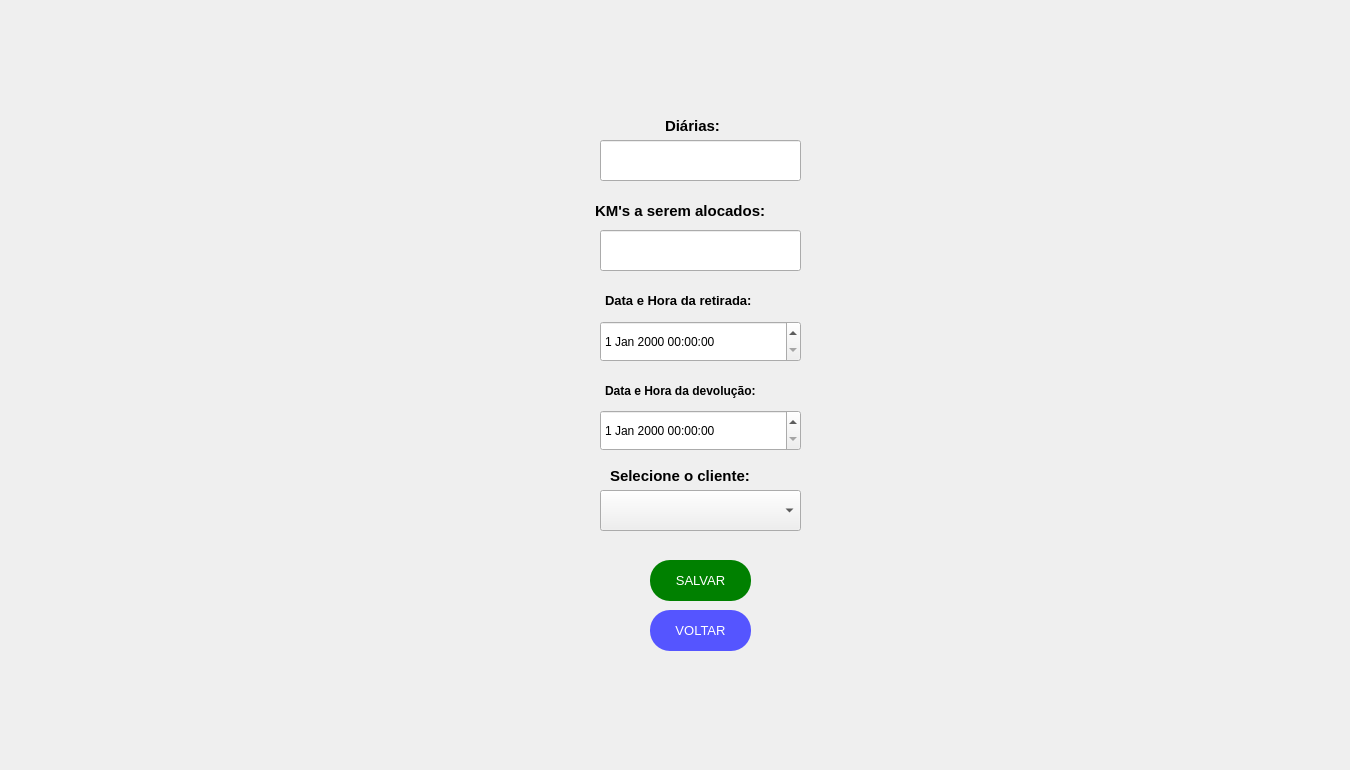
  <widget class="QWidget" name="centralwidget">
   <widget class="QPushButton" name="compasst2">
    <property name="geometry">
     <rect>
      <x>40</x>
      <y>20</y>
      <width>501</width>
      <height>311</height>
     </rect>
    </property>
    <property name="palette">
     <palette>
      <active>
       <colorrole role="WindowText">
        <brush brushstyle="SolidPattern">
         <color alpha="255">
          <red>170</red>
          <green>85</green>
          <blue>0</blue>
         </color>
        </brush>
       </colorrole>
       <colorrole role="Text">
        <brush brushstyle="SolidPattern">
         <color alpha="255">
          <red>0</red>
          <green>0</green>
          <blue>0</blue>
         </color>
        </brush>
       </colorrole>
       <colorrole role="BrightText">
        <brush brushstyle="SolidPattern">
         <color alpha="255">
          <red>203</red>
          <green>255</green>
          <blue>80</blue>
         </color>
        </brush>
       </colorrole>
       <colorrole role="ButtonText">
        <brush brushstyle="SolidPattern">
         <color alpha="255">
          <red>57</red>
          <green>87</green>
          <blue>255</blue>
         </color>
        </brush>
       </colorrole>
       <colorrole role="ToolTipBase">
        <brush brushstyle="SolidPattern">
         <color alpha="255">
          <red>255</red>
          <green>255</green>
          <blue>0</blue>
         </color>
        </brush>
       </colorrole>
       <colorrole role="PlaceholderText">
        <brush brushstyle="SolidPattern">
         <color alpha="128">
          <red>0</red>
          <green>0</green>
          <blue>0</blue>
         </color>
        </brush>
       </colorrole>
      </active>
      <inactive>
       <colorrole role="WindowText">
        <brush brushstyle="SolidPattern">
         <color alpha="255">
          <red>170</red>
          <green>85</green>
          <blue>0</blue>
         </color>
        </brush>
       </colorrole>
       <colorrole role="Text">
        <brush brushstyle="SolidPattern">
         <color alpha="255">
          <red>0</red>
          <green>0</green>
          <blue>0</blue>
         </color>
        </brush>
       </colorrole>
       <colorrole role="BrightText">
        <brush brushstyle="SolidPattern">
         <color alpha="255">
          <red>203</red>
          <green>255</green>
          <blue>80</blue>
         </color>
        </brush>
       </colorrole>
       <colorrole role="ButtonText">
        <brush brushstyle="SolidPattern">
         <color alpha="255">
          <red>57</red>
          <green>87</green>
          <blue>255</blue>
         </color>
        </brush>
       </colorrole>
       <colorrole role="ToolTipBase">
        <brush brushstyle="SolidPattern">
         <color alpha="255">
          <red>255</red>
          <green>255</green>
          <blue>0</blue>
         </color>
        </brush>
       </colorrole>
       <colorrole role="PlaceholderText">
        <brush brushstyle="SolidPattern">
         <color alpha="128">
          <red>0</red>
          <green>0</green>
          <blue>0</blue>
         </color>
        </brush>
       </colorrole>
      </inactive>
      <disabled>
       <colorrole role="WindowText">
        <brush brushstyle="SolidPattern">
         <color alpha="255">
          <red>4</red>
          <green>15</green>
          <blue>30</blue>
         </color>
        </brush>
       </colorrole>
       <colorrole role="Text">
        <brush brushstyle="SolidPattern">
         <color alpha="255">
          <red>120</red>
          <green>120</green>
          <blue>120</blue>
         </color>
        </brush>
       </colorrole>
       <colorrole role="BrightText">
        <brush brushstyle="SolidPattern">
         <color alpha="255">
          <red>203</red>
          <green>255</green>
          <blue>80</blue>
         </color>
        </brush>
       </colorrole>
       <colorrole role="ButtonText">
        <brush brushstyle="SolidPattern">
         <color alpha="255">
          <red>120</red>
          <green>120</green>
          <blue>120</blue>
         </color>
        </brush>
       </colorrole>
       <colorrole role="ToolTipBase">
        <brush brushstyle="SolidPattern">
         <color alpha="255">
          <red>255</red>
          <green>255</green>
          <blue>0</blue>
         </color>
        </brush>
       </colorrole>
       <colorrole role="PlaceholderText">
        <brush brushstyle="SolidPattern">
         <color alpha="128">
          <red>0</red>
          <green>0</green>
          <blue>0</blue>
         </color>
        </brush>
       </colorrole>
      </disabled>
     </palette>
    </property>
    <property name="font">
     <font>
      <family>Arial</family>
      <weight>75</weight>
      <bold>true</bold>
     </font>
    </property>
    <property name="contextMenuPolicy">
     <enum>Qt::CustomContextMenu</enum>
    </property>
    <property name="text">
     <string/>
    </property>
    <property name="icon">
     <iconset>
      <normaloff>../Imagens/5-Compass(T2).png</normaloff>../Imagens/5-Compass(T2).png</iconset>
    </property>
    <property name="iconSize">
     <size>
      <width>492</width>
      <height>456</height>
     </size>
    </property>
    <property name="checkable">
     <bool>false</bool>
    </property>
    <property name="autoRepeat">
     <bool>false</bool>
    </property>
    <property name="autoExclusive">
     <bool>false</bool>
    </property>
    <property name="autoDefault">
     <bool>false</bool>
    </property>
    <property name="default">
     <bool>false</bool>
    </property>
    <property name="flat">
     <bool>true</bool>
    </property>
   </widget>
   <widget class="QLabel" name="logoT4">
    <property name="enabled">
     <bool>true</bool>
    </property>
    <property name="geometry">
     <rect>
      <x>1110</x>
      <y>530</y>
      <width>231</width>
      <height>231</height>
     </rect>
    </property>
    <property name="toolTip">
     <string>&lt;html&gt;&lt;head/&gt;&lt;body&gt;&lt;p align=&quot;center&quot;&gt;&lt;br/&gt;&lt;/p&gt;&lt;/body&gt;&lt;/html&gt;</string>
    </property>
    <property name="whatsThis">
     <string>&lt;html&gt;&lt;head/&gt;&lt;body&gt;&lt;p align=&quot;center&quot;&gt;&lt;br/&gt;&lt;/p&gt;&lt;/body&gt;&lt;/html&gt;</string>
    </property>
    <property name="autoFillBackground">
     <bool>false</bool>
    </property>
    <property name="styleSheet">
     <string notr="true"/>
    </property>
    <property name="text">
     <string/>
    </property>
    <property name="pixmap">
     <pixmap>../Logos/LOGO2.png</pixmap>
    </property>
    <property name="scaledContents">
     <bool>true</bool>
    </property>
    <property name="wordWrap">
     <bool>false</bool>
    </property>
   </widget>
   <widget class="QComboBox" name="datacli_compass_2">
    <property name="geometry">
     <rect>
      <x>600</x>
      <y>490</y>
      <width>201</width>
      <height>41</height>
     </rect>
    </property>
   </widget>
   <widget class="QLabel" name="datade_compass">
    <property name="geometry">
     <rect>
      <x>605</x>
      <y>370</y>
      <width>191</width>
      <height>41</height>
     </rect>
    </property>
    <property name="font">
     <font>
      <family>Arial</family>
      <pointsize>9</pointsize>
      <weight>75</weight>
      <bold>true</bold>
     </font>
    </property>
    <property name="text">
     <string>Data e Hora da devolução:</string>
    </property>
   </widget>
   <widget class="QLabel" name="datacli_compass">
    <property name="geometry">
     <rect>
      <x>610</x>
      <y>460</y>
      <width>181</width>
      <height>31</height>
     </rect>
    </property>
    <property name="font">
     <font>
      <family>Arial</family>
      <pointsize>11</pointsize>
      <weight>75</weight>
      <bold>true</bold>
     </font>
    </property>
    <property name="text">
     <string>Selecione o cliente:</string>
    </property>
   </widget>
   <widget class="QLabel" name="kmsalocados_compass">
    <property name="geometry">
     <rect>
      <x>595</x>
      <y>185</y>
      <width>211</width>
      <height>51</height>
     </rect>
    </property>
    <property name="font">
     <font>
      <family>Arial</family>
      <pointsize>11</pointsize>
      <weight>75</weight>
      <bold>true</bold>
     </font>
    </property>
    <property name="text">
     <string>KM's a serem alocados:</string>
    </property>
   </widget>
   <widget class="QLineEdit" name="kmspace_compass">
    <property name="geometry">
     <rect>
      <x>600</x>
      <y>230</y>
      <width>201</width>
      <height>41</height>
     </rect>
    </property>
    <property name="font">
     <font>
      <pointsize>8</pointsize>
     </font>
    </property>
    <property name="styleSheet">
     <string notr="true">color: rgb(0, 0, 0);</string>
    </property>
    <property name="echoMode">
     <enum>QLineEdit::Password</enum>
    </property>
   </widget>
   <widget class="QDateTimeEdit" name="datare_compass_2">
    <property name="geometry">
     <rect>
      <x>600</x>
      <y>321</y>
      <width>201</width>
      <height>41</height>
     </rect>
    </property>
    <property name="styleSheet">
     <string notr="true">QDateTime{rgb(0, 0, 0)}</string>
    </property>
   </widget>
   <widget class="QPushButton" name="confirmar_compass">
    <property name="geometry">
     <rect>
      <x>645</x>
      <y>550</y>
      <width>111</width>
      <height>51</height>
     </rect>
    </property>
    <property name="palette">
     <palette>
      <active>
       <colorrole role="WindowText">
        <brush brushstyle="SolidPattern">
         <color alpha="255">
          <red>170</red>
          <green>85</green>
          <blue>0</blue>
         </color>
        </brush>
       </colorrole>
       <colorrole role="Text">
        <brush brushstyle="SolidPattern">
         <color alpha="255">
          <red>0</red>
          <green>0</green>
          <blue>0</blue>
         </color>
        </brush>
       </colorrole>
       <colorrole role="BrightText">
        <brush brushstyle="SolidPattern">
         <color alpha="255">
          <red>203</red>
          <green>255</green>
          <blue>80</blue>
         </color>
        </brush>
       </colorrole>
       <colorrole role="ButtonText">
        <brush brushstyle="SolidPattern">
         <color alpha="255">
          <red>57</red>
          <green>87</green>
          <blue>255</blue>
         </color>
        </brush>
       </colorrole>
       <colorrole role="ToolTipBase">
        <brush brushstyle="SolidPattern">
         <color alpha="255">
          <red>255</red>
          <green>255</green>
          <blue>0</blue>
         </color>
        </brush>
       </colorrole>
       <colorrole role="PlaceholderText">
        <brush brushstyle="SolidPattern">
         <color alpha="128">
          <red>0</red>
          <green>0</green>
          <blue>0</blue>
         </color>
        </brush>
       </colorrole>
      </active>
      <inactive>
       <colorrole role="WindowText">
        <brush brushstyle="SolidPattern">
         <color alpha="255">
          <red>170</red>
          <green>85</green>
          <blue>0</blue>
         </color>
        </brush>
       </colorrole>
       <colorrole role="Text">
        <brush brushstyle="SolidPattern">
         <color alpha="255">
          <red>0</red>
          <green>0</green>
          <blue>0</blue>
         </color>
        </brush>
       </colorrole>
       <colorrole role="BrightText">
        <brush brushstyle="SolidPattern">
         <color alpha="255">
          <red>203</red>
          <green>255</green>
          <blue>80</blue>
         </color>
        </brush>
       </colorrole>
       <colorrole role="ButtonText">
        <brush brushstyle="SolidPattern">
         <color alpha="255">
          <red>57</red>
          <green>87</green>
          <blue>255</blue>
         </color>
        </brush>
       </colorrole>
       <colorrole role="ToolTipBase">
        <brush brushstyle="SolidPattern">
         <color alpha="255">
          <red>255</red>
          <green>255</green>
          <blue>0</blue>
         </color>
        </brush>
       </colorrole>
       <colorrole role="PlaceholderText">
        <brush brushstyle="SolidPattern">
         <color alpha="128">
          <red>0</red>
          <green>0</green>
          <blue>0</blue>
         </color>
        </brush>
       </colorrole>
      </inactive>
      <disabled>
       <colorrole role="WindowText">
        <brush brushstyle="SolidPattern">
         <color alpha="255">
          <red>4</red>
          <green>15</green>
          <blue>30</blue>
         </color>
        </brush>
       </colorrole>
       <colorrole role="Text">
        <brush brushstyle="SolidPattern">
         <color alpha="255">
          <red>120</red>
          <green>120</green>
          <blue>120</blue>
         </color>
        </brush>
       </colorrole>
       <colorrole role="BrightText">
        <brush brushstyle="SolidPattern">
         <color alpha="255">
          <red>203</red>
          <green>255</green>
          <blue>80</blue>
         </color>
        </brush>
       </colorrole>
       <colorrole role="ButtonText">
        <brush brushstyle="SolidPattern">
         <color alpha="255">
          <red>120</red>
          <green>120</green>
          <blue>120</blue>
         </color>
        </brush>
       </colorrole>
       <colorrole role="ToolTipBase">
        <brush brushstyle="SolidPattern">
         <color alpha="255">
          <red>255</red>
          <green>255</green>
          <blue>0</blue>
         </color>
        </brush>
       </colorrole>
       <colorrole role="PlaceholderText">
        <brush brushstyle="SolidPattern">
         <color alpha="128">
          <red>0</red>
          <green>0</green>
          <blue>0</blue>
         </color>
        </brush>
       </colorrole>
      </disabled>
     </palette>
    </property>
    <property name="font">
     <font>
      <family>Arial</family>
      <weight>75</weight>
      <bold>true</bold>
     </font>
    </property>
    <property name="contextMenuPolicy">
     <enum>Qt::CustomContextMenu</enum>
    </property>
    <property name="text">
     <string/>
    </property>
    <property name="icon">
     <iconset>
      <normaloff>Imagens/CONFIRMAR.png</normaloff>Imagens/CONFIRMAR.png</iconset>
    </property>
    <property name="iconSize">
     <size>
      <width>96</width>
      <height>100</height>
     </size>
    </property>
    <property name="checkable">
     <bool>false</bool>
    </property>
    <property name="autoRepeat">
     <bool>false</bool>
    </property>
    <property name="autoExclusive">
     <bool>false</bool>
    </property>
    <property name="autoDefault">
     <bool>false</bool>
    </property>
    <property name="default">
     <bool>false</bool>
    </property>
    <property name="flat">
     <bool>true</bool>
    </property>
   </widget>
   <widget class="QLabel" name="diarias_compass">
    <property name="geometry">
     <rect>
      <x>665</x>
      <y>110</y>
      <width>71</width>
      <height>31</height>
     </rect>
    </property>
    <property name="font">
     <font>
      <family>Arial</family>
      <pointsize>11</pointsize>
      <weight>75</weight>
      <bold>true</bold>
     </font>
    </property>
    <property name="text">
     <string>Diárias:</string>
    </property>
   </widget>
   <widget class="QLabel" name="datare_compass">
    <property name="geometry">
     <rect>
      <x>605</x>
      <y>280</y>
      <width>191</width>
      <height>41</height>
     </rect>
    </property>
    <property name="font">
     <font>
      <family>Arial</family>
      <pointsize>10</pointsize>
      <weight>75</weight>
      <bold>true</bold>
     </font>
    </property>
    <property name="text">
     <string>Data e Hora da retirada:</string>
    </property>
   </widget>
   <widget class="QLineEdit" name="diariaspace_compass">
    <property name="geometry">
     <rect>
      <x>600</x>
      <y>140</y>
      <width>201</width>
      <height>41</height>
     </rect>
    </property>
    <property name="font">
     <font>
      <pointsize>8</pointsize>
     </font>
    </property>
    <property name="styleSheet">
     <string notr="true">color: rgb(0, 0, 0);</string>
    </property>
   </widget>
   <widget class="QDateTimeEdit" name="datade_compass_2">
    <property name="geometry">
     <rect>
      <x>600</x>
      <y>410</y>
      <width>201</width>
      <height>41</height>
     </rect>
    </property>
    <property name="styleSheet">
     <string notr="true">QDateTime{rgb(0, 0, 0)}</string>
    </property>
   </widget>
   <widget class="QPushButton" name="salvar_1">
    <property name="geometry">
     <rect>
      <x>650</x>
      <y>560</y>
      <width>101</width>
      <height>41</height>
     </rect>
    </property>
    <property name="palette">
     <palette>
      <active>
       <colorrole role="WindowText">
        <brush brushstyle="SolidPattern">
         <color alpha="255">
          <red>255</red>
          <green>255</green>
          <blue>255</blue>
         </color>
        </brush>
       </colorrole>
       <colorrole role="Button">
        <brush brushstyle="SolidPattern">
         <color alpha="255">
          <red>0</red>
          <green>128</green>
          <blue>0</blue>
         </color>
        </brush>
       </colorrole>
       <colorrole role="Text">
        <brush brushstyle="SolidPattern">
         <color alpha="255">
          <red>255</red>
          <green>255</green>
          <blue>255</blue>
         </color>
        </brush>
       </colorrole>
       <colorrole role="BrightText">
        <brush brushstyle="SolidPattern">
         <color alpha="255">
          <red>203</red>
          <green>255</green>
          <blue>80</blue>
         </color>
        </brush>
       </colorrole>
       <colorrole role="ButtonText">
        <brush brushstyle="SolidPattern">
         <color alpha="255">
          <red>255</red>
          <green>255</green>
          <blue>255</blue>
         </color>
        </brush>
       </colorrole>
       <colorrole role="Base">
        <brush brushstyle="SolidPattern">
         <color alpha="255">
          <red>0</red>
          <green>128</green>
          <blue>0</blue>
         </color>
        </brush>
       </colorrole>
       <colorrole role="Window">
        <brush brushstyle="SolidPattern">
         <color alpha="255">
          <red>0</red>
          <green>128</green>
          <blue>0</blue>
         </color>
        </brush>
       </colorrole>
       <colorrole role="ToolTipBase">
        <brush brushstyle="SolidPattern">
         <color alpha="255">
          <red>255</red>
          <green>255</green>
          <blue>0</blue>
         </color>
        </brush>
       </colorrole>
       <colorrole role="PlaceholderText">
        <brush brushstyle="SolidPattern">
         <color alpha="128">
          <red>0</red>
          <green>0</green>
          <blue>0</blue>
         </color>
        </brush>
       </colorrole>
      </active>
      <inactive>
       <colorrole role="WindowText">
        <brush brushstyle="SolidPattern">
         <color alpha="255">
          <red>255</red>
          <green>255</green>
          <blue>255</blue>
         </color>
        </brush>
       </colorrole>
       <colorrole role="Button">
        <brush brushstyle="SolidPattern">
         <color alpha="255">
          <red>0</red>
          <green>128</green>
          <blue>0</blue>
         </color>
        </brush>
       </colorrole>
       <colorrole role="Text">
        <brush brushstyle="SolidPattern">
         <color alpha="255">
          <red>255</red>
          <green>255</green>
          <blue>255</blue>
         </color>
        </brush>
       </colorrole>
       <colorrole role="BrightText">
        <brush brushstyle="SolidPattern">
         <color alpha="255">
          <red>203</red>
          <green>255</green>
          <blue>80</blue>
         </color>
        </brush>
       </colorrole>
       <colorrole role="ButtonText">
        <brush brushstyle="SolidPattern">
         <color alpha="255">
          <red>255</red>
          <green>255</green>
          <blue>255</blue>
         </color>
        </brush>
       </colorrole>
       <colorrole role="Base">
        <brush brushstyle="SolidPattern">
         <color alpha="255">
          <red>0</red>
          <green>128</green>
          <blue>0</blue>
         </color>
        </brush>
       </colorrole>
       <colorrole role="Window">
        <brush brushstyle="SolidPattern">
         <color alpha="255">
          <red>0</red>
          <green>128</green>
          <blue>0</blue>
         </color>
        </brush>
       </colorrole>
       <colorrole role="ToolTipBase">
        <brush brushstyle="SolidPattern">
         <color alpha="255">
          <red>255</red>
          <green>255</green>
          <blue>0</blue>
         </color>
        </brush>
       </colorrole>
       <colorrole role="PlaceholderText">
        <brush brushstyle="SolidPattern">
         <color alpha="128">
          <red>0</red>
          <green>0</green>
          <blue>0</blue>
         </color>
        </brush>
       </colorrole>
      </inactive>
      <disabled>
       <colorrole role="WindowText">
        <brush brushstyle="SolidPattern">
         <color alpha="255">
          <red>255</red>
          <green>255</green>
          <blue>255</blue>
         </color>
        </brush>
       </colorrole>
       <colorrole role="Button">
        <brush brushstyle="SolidPattern">
         <color alpha="255">
          <red>0</red>
          <green>128</green>
          <blue>0</blue>
         </color>
        </brush>
       </colorrole>
       <colorrole role="Text">
        <brush brushstyle="SolidPattern">
         <color alpha="255">
          <red>255</red>
          <green>255</green>
          <blue>255</blue>
         </color>
        </brush>
       </colorrole>
       <colorrole role="BrightText">
        <brush brushstyle="SolidPattern">
         <color alpha="255">
          <red>203</red>
          <green>255</green>
          <blue>80</blue>
         </color>
        </brush>
       </colorrole>
       <colorrole role="ButtonText">
        <brush brushstyle="SolidPattern">
         <color alpha="255">
          <red>255</red>
          <green>255</green>
          <blue>255</blue>
         </color>
        </brush>
       </colorrole>
       <colorrole role="Base">
        <brush brushstyle="SolidPattern">
         <color alpha="255">
          <red>0</red>
          <green>128</green>
          <blue>0</blue>
         </color>
        </brush>
       </colorrole>
       <colorrole role="Window">
        <brush brushstyle="SolidPattern">
         <color alpha="255">
          <red>0</red>
          <green>128</green>
          <blue>0</blue>
         </color>
        </brush>
       </colorrole>
       <colorrole role="ToolTipBase">
        <brush brushstyle="SolidPattern">
         <color alpha="255">
          <red>255</red>
          <green>255</green>
          <blue>0</blue>
         </color>
        </brush>
       </colorrole>
       <colorrole role="PlaceholderText">
        <brush brushstyle="SolidPattern">
         <color alpha="128">
          <red>0</red>
          <green>0</green>
          <blue>0</blue>
         </color>
        </brush>
       </colorrole>
      </disabled>
     </palette>
    </property>
    <property name="font">
     <font>
      <family>Arial</family>
      <pointsize>10</pointsize>
      <weight>9</weight>
      <italic>false</italic>
      <bold>false</bold>
     </font>
    </property>
    <property name="contextMenuPolicy">
     <enum>Qt::CustomContextMenu</enum>
    </property>
    <property name="styleSheet">
     <string notr="true">QPushButton{
	color:white;
	border-radius:20px;
	background-color: #008000;
	font: 75 10pt &quot;Arial&quot;;
}
QPushButton:hover{
	background-color: #005500;
}</string>
    </property>
    <property name="text">
     <string>SALVAR</string>
    </property>
    <property name="iconSize">
     <size>
      <width>93</width>
      <height>100</height>
     </size>
    </property>
    <property name="checkable">
     <bool>false</bool>
    </property>
    <property name="autoRepeat">
     <bool>false</bool>
    </property>
    <property name="autoExclusive">
     <bool>false</bool>
    </property>
    <property name="autoDefault">
     <bool>false</bool>
    </property>
    <property name="default">
     <bool>false</bool>
    </property>
    <property name="flat">
     <bool>true</bool>
    </property>
   </widget>
   <widget class="QPushButton" name="voltar_10">
    <property name="geometry">
     <rect>
      <x>650</x>
      <y>610</y>
      <width>101</width>
      <height>41</height>
     </rect>
    </property>
    <property name="palette">
     <palette>
      <active>
       <colorrole role="WindowText">
        <brush brushstyle="SolidPattern">
         <color alpha="255">
          <red>255</red>
          <green>255</green>
          <blue>255</blue>
         </color>
        </brush>
       </colorrole>
       <colorrole role="Button">
        <brush brushstyle="SolidPattern">
         <color alpha="255">
          <red>85</red>
          <green>85</green>
          <blue>255</blue>
         </color>
        </brush>
       </colorrole>
       <colorrole role="Text">
        <brush brushstyle="SolidPattern">
         <color alpha="255">
          <red>255</red>
          <green>255</green>
          <blue>255</blue>
         </color>
        </brush>
       </colorrole>
       <colorrole role="BrightText">
        <brush brushstyle="SolidPattern">
         <color alpha="255">
          <red>203</red>
          <green>255</green>
          <blue>80</blue>
         </color>
        </brush>
       </colorrole>
       <colorrole role="ButtonText">
        <brush brushstyle="SolidPattern">
         <color alpha="255">
          <red>255</red>
          <green>255</green>
          <blue>255</blue>
         </color>
        </brush>
       </colorrole>
       <colorrole role="Base">
        <brush brushstyle="SolidPattern">
         <color alpha="255">
          <red>85</red>
          <green>85</green>
          <blue>255</blue>
         </color>
        </brush>
       </colorrole>
       <colorrole role="Window">
        <brush brushstyle="SolidPattern">
         <color alpha="255">
          <red>85</red>
          <green>85</green>
          <blue>255</blue>
         </color>
        </brush>
       </colorrole>
       <colorrole role="ToolTipBase">
        <brush brushstyle="SolidPattern">
         <color alpha="255">
          <red>255</red>
          <green>255</green>
          <blue>0</blue>
         </color>
        </brush>
       </colorrole>
       <colorrole role="PlaceholderText">
        <brush brushstyle="SolidPattern">
         <color alpha="128">
          <red>0</red>
          <green>0</green>
          <blue>0</blue>
         </color>
        </brush>
       </colorrole>
      </active>
      <inactive>
       <colorrole role="WindowText">
        <brush brushstyle="SolidPattern">
         <color alpha="255">
          <red>255</red>
          <green>255</green>
          <blue>255</blue>
         </color>
        </brush>
       </colorrole>
       <colorrole role="Button">
        <brush brushstyle="SolidPattern">
         <color alpha="255">
          <red>85</red>
          <green>85</green>
          <blue>255</blue>
         </color>
        </brush>
       </colorrole>
       <colorrole role="Text">
        <brush brushstyle="SolidPattern">
         <color alpha="255">
          <red>255</red>
          <green>255</green>
          <blue>255</blue>
         </color>
        </brush>
       </colorrole>
       <colorrole role="BrightText">
        <brush brushstyle="SolidPattern">
         <color alpha="255">
          <red>203</red>
          <green>255</green>
          <blue>80</blue>
         </color>
        </brush>
       </colorrole>
       <colorrole role="ButtonText">
        <brush brushstyle="SolidPattern">
         <color alpha="255">
          <red>255</red>
          <green>255</green>
          <blue>255</blue>
         </color>
        </brush>
       </colorrole>
       <colorrole role="Base">
        <brush brushstyle="SolidPattern">
         <color alpha="255">
          <red>85</red>
          <green>85</green>
          <blue>255</blue>
         </color>
        </brush>
       </colorrole>
       <colorrole role="Window">
        <brush brushstyle="SolidPattern">
         <color alpha="255">
          <red>85</red>
          <green>85</green>
          <blue>255</blue>
         </color>
        </brush>
       </colorrole>
       <colorrole role="ToolTipBase">
        <brush brushstyle="SolidPattern">
         <color alpha="255">
          <red>255</red>
          <green>255</green>
          <blue>0</blue>
         </color>
        </brush>
       </colorrole>
       <colorrole role="PlaceholderText">
        <brush brushstyle="SolidPattern">
         <color alpha="128">
          <red>0</red>
          <green>0</green>
          <blue>0</blue>
         </color>
        </brush>
       </colorrole>
      </inactive>
      <disabled>
       <colorrole role="WindowText">
        <brush brushstyle="SolidPattern">
         <color alpha="255">
          <red>255</red>
          <green>255</green>
          <blue>255</blue>
         </color>
        </brush>
       </colorrole>
       <colorrole role="Button">
        <brush brushstyle="SolidPattern">
         <color alpha="255">
          <red>85</red>
          <green>85</green>
          <blue>255</blue>
         </color>
        </brush>
       </colorrole>
       <colorrole role="Text">
        <brush brushstyle="SolidPattern">
         <color alpha="255">
          <red>255</red>
          <green>255</green>
          <blue>255</blue>
         </color>
        </brush>
       </colorrole>
       <colorrole role="BrightText">
        <brush brushstyle="SolidPattern">
         <color alpha="255">
          <red>203</red>
          <green>255</green>
          <blue>80</blue>
         </color>
        </brush>
       </colorrole>
       <colorrole role="ButtonText">
        <brush brushstyle="SolidPattern">
         <color alpha="255">
          <red>255</red>
          <green>255</green>
          <blue>255</blue>
         </color>
        </brush>
       </colorrole>
       <colorrole role="Base">
        <brush brushstyle="SolidPattern">
         <color alpha="255">
          <red>85</red>
          <green>85</green>
          <blue>255</blue>
         </color>
        </brush>
       </colorrole>
       <colorrole role="Window">
        <brush brushstyle="SolidPattern">
         <color alpha="255">
          <red>85</red>
          <green>85</green>
          <blue>255</blue>
         </color>
        </brush>
       </colorrole>
       <colorrole role="ToolTipBase">
        <brush brushstyle="SolidPattern">
         <color alpha="255">
          <red>255</red>
          <green>255</green>
          <blue>0</blue>
         </color>
        </brush>
       </colorrole>
       <colorrole role="PlaceholderText">
        <brush brushstyle="SolidPattern">
         <color alpha="128">
          <red>0</red>
          <green>0</green>
          <blue>0</blue>
         </color>
        </brush>
       </colorrole>
      </disabled>
     </palette>
    </property>
    <property name="font">
     <font>
      <family>Arial</family>
      <pointsize>10</pointsize>
      <weight>9</weight>
      <italic>false</italic>
      <bold>false</bold>
     </font>
    </property>
    <property name="contextMenuPolicy">
     <enum>Qt::CustomContextMenu</enum>
    </property>
    <property name="styleSheet">
     <string notr="true">QPushButton{
	color:white;
	border-radius:20px;
	background-color: rgb(85, 85, 255);
	font: 75 10pt &quot;Arial&quot;;
}
QPushButton:hover{
	background-color: rgb(10, 10, 127);
}</string>
    </property>
    <property name="text">
     <string>VOLTAR</string>
    </property>
    <property name="iconSize">
     <size>
      <width>93</width>
      <height>100</height>
     </size>
    </property>
    <property name="checkable">
     <bool>false</bool>
    </property>
    <property name="autoRepeat">
     <bool>false</bool>
    </property>
    <property name="autoExclusive">
     <bool>false</bool>
    </property>
    <property name="autoDefault">
     <bool>false</bool>
    </property>
    <property name="default">
     <bool>false</bool>
    </property>
    <property name="flat">
     <bool>true</bool>
    </property>
   </widget>
  </widget>
